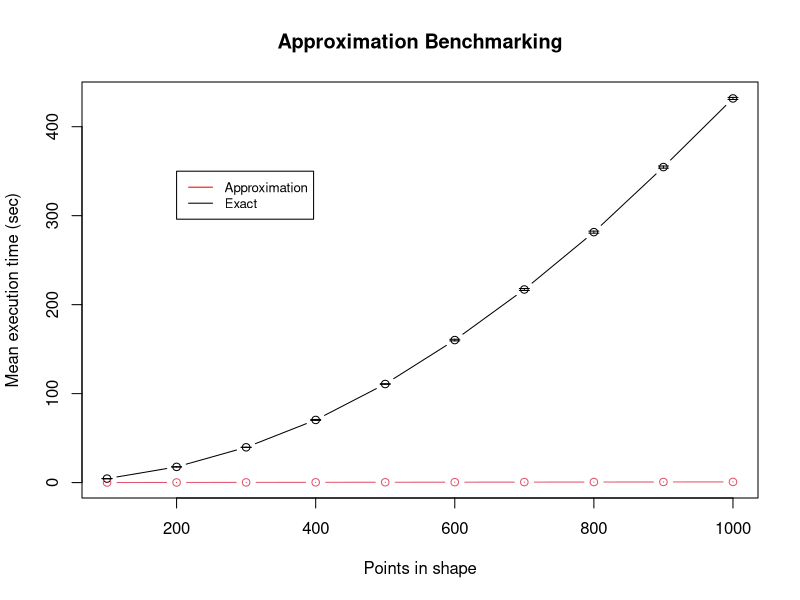
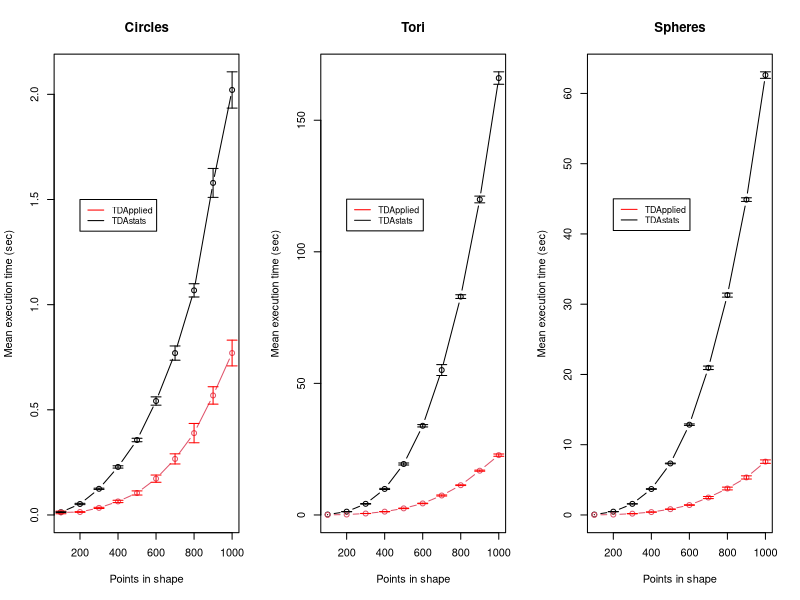
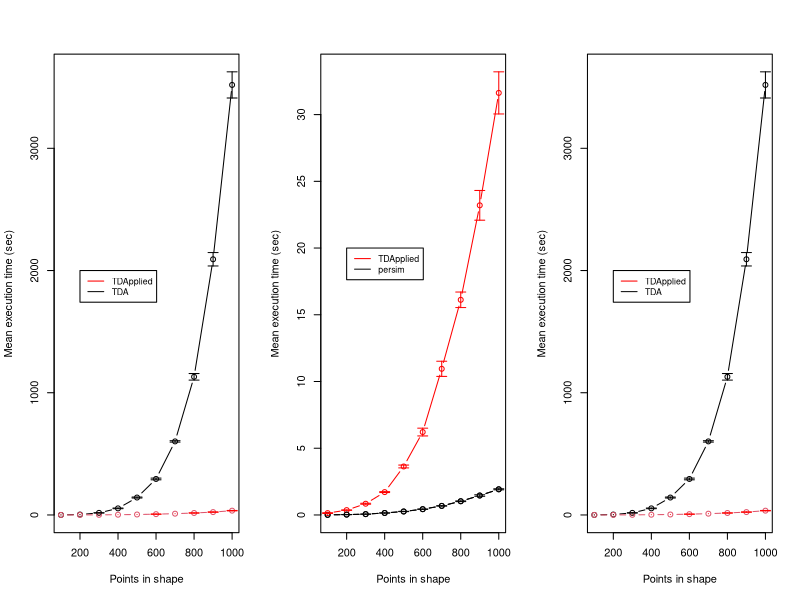

These figures' R source, in order:
## ---- chunk 1
knitr::opts_chunk$set(echo = TRUE)
## ---- chunk 2
summary_table_approx = data.frame(n_row = rep(seq(100,1000,100),each = 2),mean = c(4.48064579963684,0.0763566970825195,17.6674932003021,0.158217072486877,39.6661910772324,0.233239436149597,70.411101102829,0.312848711013794,110.796008181572,0.385414099693298,160.19043545723,0.471218752861023,217.045732426643,0.545907402038574,281.503244686127,0.619925212860107,354.64315507412,0.700030016899109,431.781597065926,0.760770702362061),sd = c(0.179846190861649,0.00403598155739429,0.233420419722357,0.00428043758708594,0.264231438627147,0.00795119513963388,0.888634398129357,0.00748616624765675,0.596708850996989,0.010836296230238,1.46664969337454,0.0129923342156653,1.75630863537414,0.010559974689952,1.85564970425653,0.010979028911925,1.91770673210479,0.0126778338886785,1.85627025308762,0.0119982175150673),method = rep(c("Exact","Approximation"),10))
## ---- chunk 3
plot(summary_table_approx$n_row[summary_table_approx$method=="Exact"],
     summary_table_approx$mean[summary_table_approx$method=="Exact"],
     type="b",
     xlim=range(summary_table_approx$n_row),
     ylim=range(0,summary_table_approx$mean+1.96*summary_table_approx$sd/sqrt(10)),
     xlab = "Points in shape",ylab = "Mean execution time (sec)",
     main = "Approximation Benchmarking")
lines(summary_table_approx$n_row[summary_table_approx$method=="Approximation"],
      summary_table_approx$mean[summary_table_approx$method=="Approximation"],
      col=2, type="b")
legend(x = 200,y = 350,legend = c("Approximation","Exact"),
       col = c("red","black"),lty = c(1,1),cex = 0.8)
arrows(summary_table_approx$n_row[summary_table_approx$method == "Approximation"],
       summary_table_approx$mean[summary_table_approx$method == "Approximation"]
       -1.96*summary_table_approx$sd[summary_table_approx$method == "Approximation"]/sqrt(10),
       summary_table_approx$n_row[summary_table_approx$method == "Approximation"],
       summary_table_approx$mean[summary_table_approx$method == "Approximation"]
       +1.96*summary_table_approx$sd[summary_table_approx$method == "Approximation"]/sqrt(10),
       length=0.05, angle=90, code=3,col = "red")
arrows(summary_table_approx$n_row[summary_table_approx$method == "Exact"],
       summary_table_approx$mean[summary_table_approx$method == "Exact"]
       -1.96*summary_table_approx$sd[summary_table_approx$method == "Exact"]/sqrt(10),
       summary_table_approx$n_row[summary_table_approx$method == "Exact"],
       summary_table_approx$mean[summary_table_approx$method == "Exact"]
       +1.96*summary_table_approx$sd[summary_table_approx$method == "Exact"]/sqrt(10),
       length=0.05, angle=90, code=3,col = "black")
## ---- chunk 4
summary_table_circle = data.frame(n_row = rep(seq(100,1000,100),each = 2),mean = c(0.01196892,0.01326358,0.01396093,0.05216095,0.03361042,0.12436731,0.06431270,0.22828629,0.10450339,0.35640080,0.17263622,0.54174340,0.26653392,0.76970870,0.38913472,1.06795118,0.56827831,1.57888129,0.77001960,2.02081304),sd = c(0.010148940,0.002938113,0.002576150,0.004909125,0.004535042,0.004654923,0.008832229,0.008654974,0.015860676,0.013255301,0.027655884,0.031779819,0.038884235,0.054684568,0.074091101,0.050891635,0.066695288,0.110982818,0.098805909,0.139048883),package = rep(c("TDApplied","TDAstats"),10))

summary_table_torus = data.frame(n_row = rep(seq(100,1000,100),each = 2),mean = c(0.0270284175872803,0.166255307197571,0.165945911407471,1.25921893119812,0.547216653823853,4.23308880329132,1.25613822937012,9.88947887420654,2.50379593372345,19.3656851053238,4.3738107919693,33.8885488033295,7.39101943969727,55.0618635654449,11.3016363143921,82.9730611801147,16.8212526082993,119.886588406563,22.7343117952347,166.021493530273),sd = c(0.00628026852286816,0.0207818797344753,0.0132287396951078,0.0617468263761529,0.0395387975829715,0.196572350595388,0.0412505644501839,0.351000536768941,0.142517673337179,0.621714418760195,0.139799366288941,0.715119581947307,0.330074208165256,3.34031068711377,0.216260497620014,1.14642158540614,0.328511302110799,2.05599729628367,0.703949594742105,3.81173452337388),package = rep(c("TDApplied","TDAstats"),10))

summary_table_sphere = data.frame(n_row = rep(seq(100,1000,100),each = 2),mean = c(0.0109694957733154,0.0594853162765503,0.0540436983108521,0.469167232513428,0.182804441452026,1.57912936210632,0.410391473770142,3.69215035438538,0.822147560119629,7.32947452068329,1.40918028354645,12.8482979059219,2.47986209392548,20.9446493387222,3.76364696025848,31.2942998409271,5.3408855676651,44.884921503067,7.59271986484528,62.6113245010376),sd = c(0.00193647497299544,0.00600547924173666,0.00563514382927968,0.0210564179408907,0.0129015865529426,0.0403660633577451,0.0218388344325696,0.077772517180065,0.0319754379649263,0.0762356686089166,0.0567664459109207,0.171412828638123,0.240398206520162,0.398396221629952,0.320522372278111,0.459994662433323,0.365647918767674,0.417413443923572,0.394211392866084,0.746903966284143),package = rep(c("TDApplied","TDAstats"),10))
## ---- chunk 5
par(mfrow = c(1,3))
plot(summary_table_circle$n_row[summary_table_circle$package=="TDAstats"], 
     summary_table_circle$mean[summary_table_circle$package=="TDAstats"], 
     type="b",
     xlim=range(summary_table_circle$n_row),
     ylim=range(0,summary_table_circle$mean+1.96*summary_table_circle$sd/sqrt(10)),
     xlab = "Points in shape",ylab = "Mean execution time (sec)",
     main = "Circles")
lines(summary_table_circle$n_row[summary_table_circle$package=="TDApplied"],
      summary_table_circle$mean[summary_table_circle$package=="TDApplied"], 
      col=2, type="b")
legend(x = 200,y = 1.5,legend = c("TDApplied","TDAstats"),
       col = c("red","black"),lty = c(1,1),cex = 0.8)
arrows(summary_table_circle$n_row[summary_table_circle$package == "TDApplied"], 
       summary_table_circle$mean[summary_table_circle$package == "TDApplied"]
       -1.96*summary_table_circle$sd[summary_table_circle$package == "TDApplied"]/sqrt(10),
       summary_table_circle$n_row[summary_table_circle$package == "TDApplied"], 
       summary_table_circle$mean[summary_table_circle$package == "TDApplied"]
       +1.96*summary_table_circle$sd[summary_table_circle$package == "TDApplied"]/sqrt(10), 
       length=0.05, angle=90, code=3,col = "red")
arrows(summary_table_circle$n_row[summary_table_circle$package == "TDAstats"], 
       summary_table_circle$mean[summary_table_circle$package == "TDAstats"]
       -1.96*summary_table_circle$sd[summary_table_circle$package == "TDAstats"]/sqrt(10), 
       summary_table_circle$n_row[summary_table_circle$package == "TDAstats"], 
       summary_table_circle$mean[summary_table_circle$package == "TDAstats"]
       +1.96*summary_table_circle$sd[summary_table_circle$package == "TDAstats"]/sqrt(10), 
       length=0.05, angle=90, code=3,col = "black")

plot(summary_table_torus$n_row[summary_table_torus$package=="TDAstats"], 
     summary_table_torus$mean[summary_table_torus$package=="TDAstats"], 
     type="b",
     xlim=range(summary_table_torus$n_row),
     ylim=range(0,summary_table_torus$mean+1.96*summary_table_torus$sd/sqrt(10)),
     xlab = "Points in shape",ylab = "Mean execution time (sec)",
     main = "Tori")
lines(summary_table_torus$n_row[summary_table_torus$package=="TDApplied"],
      summary_table_torus$mean[summary_table_torus$package=="TDApplied"], 
      col=2, type="b")
legend(x = 200,y = 120,legend = c("TDApplied","TDAstats"),
       col = c("red","black"),lty = c(1,1),cex = 0.8)
arrows(summary_table_torus$n_row[summary_table_torus$package == "TDApplied"], 
       summary_table_torus$mean[summary_table_torus$package == "TDApplied"]
       -1.96*summary_table_torus$sd[summary_table_torus$package == "TDApplied"]/sqrt(10),
       summary_table_torus$n_row[summary_table_torus$package == "TDApplied"], 
       summary_table_torus$mean[summary_table_torus$package == "TDApplied"]
       +1.96*summary_table_torus$sd[summary_table_torus$package == "TDApplied"]/sqrt(10), 
       length=0.05, angle=90, code=3,col = "red")
arrows(summary_table_torus$n_row[summary_table_torus$package == "TDAstats"], 
       summary_table_torus$mean[summary_table_torus$package == "TDAstats"]
       -1.96*summary_table_torus$sd[summary_table_torus$package == "TDAstats"]/sqrt(10), 
       summary_table_torus$n_row[summary_table_torus$package == "TDAstats"], 
       summary_table_torus$mean[summary_table_torus$package == "TDAstats"]
       +1.96*summary_table_torus$sd[summary_table_torus$package == "TDAstats"]/sqrt(10), 
       length=0.05, angle=90, code=3,col = "black")

plot(summary_table_sphere$n_row[summary_table_sphere$package=="TDAstats"], 
     summary_table_sphere$mean[summary_table_sphere$package=="TDAstats"], 
     type="b",
     xlim=range(summary_table_sphere$n_row),
     ylim=range(0,summary_table_sphere$mean+1.96*summary_table_sphere$sd/sqrt(10)),
     xlab = "Points in shape",ylab = "Mean execution time (sec)",
     main = "Spheres")
lines(summary_table_sphere$n_row[summary_table_sphere$package=="TDApplied"],
      summary_table_sphere$mean[summary_table_sphere$package=="TDApplied"], 
      col=2, type="b")
legend(x = 200,y = 45,legend = c("TDApplied","TDAstats"),
       col = c("red","black"),lty = c(1,1),cex = 0.8)
arrows(summary_table_sphere$n_row[summary_table_sphere$package == "TDApplied"], 
       summary_table_sphere$mean[summary_table_sphere$package == "TDApplied"]
       -1.96*summary_table_sphere$sd[summary_table_sphere$package == "TDApplied"]/sqrt(10),
       summary_table_sphere$n_row[summary_table_sphere$package == "TDApplied"], 
       summary_table_sphere$mean[summary_table_sphere$package == "TDApplied"]
       +1.96*summary_table_sphere$sd[summary_table_sphere$package == "TDApplied"]/sqrt(10), 
       length=0.05, angle=90, code=3,col = "red")
arrows(summary_table_sphere$n_row[summary_table_sphere$package == "TDAstats"], 
       summary_table_sphere$mean[summary_table_sphere$package == "TDAstats"]
       -1.96*summary_table_sphere$sd[summary_table_sphere$package == "TDAstats"]/sqrt(10), 
       summary_table_sphere$n_row[summary_table_sphere$package == "TDAstats"], 
       summary_table_sphere$mean[summary_table_sphere$package == "TDAstats"]
       +1.96*summary_table_sphere$sd[summary_table_sphere$package == "TDAstats"]/sqrt(10), 
       length=0.05, angle=90, code=3,col = "black")
## ---- chunk 6
summary_table = data.frame(n_row = rep(seq(100,1000,100),each = 2),mean = c(0.133,0.220,0.398,3.430,0.953,17.054,1.955,53.896,3.760,142.524,6.604,294.552,10.466,601.802,16.169,1130.289,23.458,2091.953,35.098,3518.517),sd = c(0.022,0.016,0.035,0.186,0.094,1.1889,0.130,4.501,0.211,5.924,0.772,11.244,0.623,9.064,0.989,43.385,1.989,88.432,2.747,172.684),package = rep(c("TDApplied","TDA"),10))

# plot table
plot(summary_table$n_row[summary_table$package=="TDA"], summary_table$mean[summary_table$package=="TDA"], type="b",
     xlim=range(summary_table$n_row), ylim=range(0,summary_table$mean+1.96*summary_table$sd/sqrt(10)),xlab = "Points in shape",ylab = "Mean execution time (sec)")
lines(summary_table$n_row[summary_table$package=="TDApplied"], summary_table$mean[summary_table$package=="TDApplied"], col=2, type="b")
legend(x = 200,y = 2000,legend = c("TDApplied","TDA"),col = c("red","black"),lty = c(1,1),cex = 0.8)
arrows(summary_table$n_row[summary_table$package == "TDApplied"], summary_table$mean[summary_table$package == "TDApplied"]-1.96*summary_table$sd[summary_table$package == "TDApplied"]/sqrt(10), summary_table$n_row[summary_table$package == "TDApplied"], summary_table$mean[summary_table$package == "TDApplied"]+1.96*summary_table$sd[summary_table$package == "TDApplied"]/sqrt(10), length=0.05, angle=90, code=3,col = "red")
arrows(summary_table$n_row[summary_table$package == "TDA"], summary_table$mean[summary_table$package == "TDA"]-1.96*summary_table$sd[summary_table$package == "TDA"]/sqrt(10), summary_table$n_row[summary_table$package == "TDA"], summary_table$mean[summary_table$package == "TDA"]+1.96*summary_table$sd[summary_table$package == "TDA"]/sqrt(10), length=0.05, angle=90, code=3,col = "black")
## ---- chunk 7
summary_table = data.frame(n_row = rep(seq(100,1000,100),each = 2),mean = c(0.1387,0.0068,0.3624,0.0271,0.8414,0.061,1.7132,0.148,3.6323,0.26,6.2132,0.4322,10.9508,0.6787,16.1213,1.027,23.2014,1.4571,31.6256,1.922),sd = c(0.043,0.0015,0.0166,0.0082,0.0553,0.0087,0.0549,0.019,0.1713,0.019,0.4691,0.0209,0.9173,0.0235,0.9388,0.0404,1.7964,0.0903,2.5457,0.0618),package = rep(c("TDApplied","persim"),10))

# plot table
plot(summary_table$n_row[summary_table$package=="TDApplied"], summary_table$mean[summary_table$package=="persim"], type="b",
     xlim=range(summary_table$n_row), ylim=range(0,summary_table$mean+1.96*summary_table$sd/sqrt(10)),xlab = "Points in shape",ylab = "Mean execution time (sec)")
lines(summary_table$n_row[summary_table$package=="TDApplied"], summary_table$mean[summary_table$package=="TDApplied"], col="red", type="b")
lines(summary_table$n_row[summary_table$package=="persim"], summary_table$mean[summary_table$package=="persim"], col="black", type="b")
legend(x = 200,y = 20,legend = c("TDApplied","persim"),col = c("red","black"),lty = c(1,1),cex = 0.8)
arrows(summary_table$n_row[summary_table$package == "TDApplied"], summary_table$mean[summary_table$package == "TDApplied"]-1.96*summary_table$sd[summary_table$package == "TDApplied"]/sqrt(10), summary_table$n_row[summary_table$package == "TDApplied"], summary_table$mean[summary_table$package == "TDApplied"]+1.96*summary_table$sd[summary_table$package == "TDApplied"]/sqrt(10), length=0.05, angle=90, code=3,col = "red")
arrows(summary_table$n_row[summary_table$package == "persim"], summary_table$mean[summary_table$package == "persim"]-1.96*summary_table$sd[summary_table$package == "persim"]/sqrt(10), summary_table$n_row[summary_table$package == "persim"], summary_table$mean[summary_table$package == "persim"]+1.96*summary_table$sd[summary_table$package == "persim"]/sqrt(10), length=0.05, angle=90, code=3,col = "black")
## ---- chunk 8
summary_table = data.frame(n_row = rep(seq(100,1000,100),each = 2),mean = c(0.133,0.220,0.398,3.430,0.953,17.054,1.955,53.896,3.760,142.524,6.604,294.552,10.466,601.802,16.169,1130.289,23.458,2091.953,35.098,3518.517),sd = c(0.022,0.016,0.035,0.186,0.094,1.1889,0.130,4.501,0.211,5.924,0.772,11.244,0.623,9.064,0.989,43.385,1.989,88.432,2.747,172.684),package = rep(c("TDApplied","TDA"),10))

# plot table
plot(summary_table$n_row[summary_table$package=="TDA"], summary_table$mean[summary_table$package=="TDA"], type="b",
     xlim=range(summary_table$n_row), ylim=range(0,summary_table$mean+1.96*summary_table$sd/sqrt(10)),xlab = "Points in shape",ylab = "Mean execution time (sec)")
lines(summary_table$n_row[summary_table$package=="TDApplied"], summary_table$mean[summary_table$package=="TDApplied"], col=2, type="b")
legend(x = 200,y = 2000,legend = c("TDApplied","TDA"),col = c("red","black"),lty = c(1,1),cex = 0.8)
arrows(summary_table$n_row[summary_table$package == "TDApplied"], summary_table$mean[summary_table$package == "TDApplied"]-1.96*summary_table$sd[summary_table$package == "TDApplied"]/sqrt(10), summary_table$n_row[summary_table$package == "TDApplied"], summary_table$mean[summary_table$package == "TDApplied"]+1.96*summary_table$sd[summary_table$package == "TDApplied"]/sqrt(10), length=0.05, angle=90, code=3,col = "red")
arrows(summary_table$n_row[summary_table$package == "TDA"], summary_table$mean[summary_table$package == "TDA"]-1.96*summary_table$sd[summary_table$package == "TDA"]/sqrt(10), summary_table$n_row[summary_table$package == "TDA"], summary_table$mean[summary_table$package == "TDA"]+1.96*summary_table$sd[summary_table$package == "TDA"]/sqrt(10), length=0.05, angle=90, code=3,col = "black")
